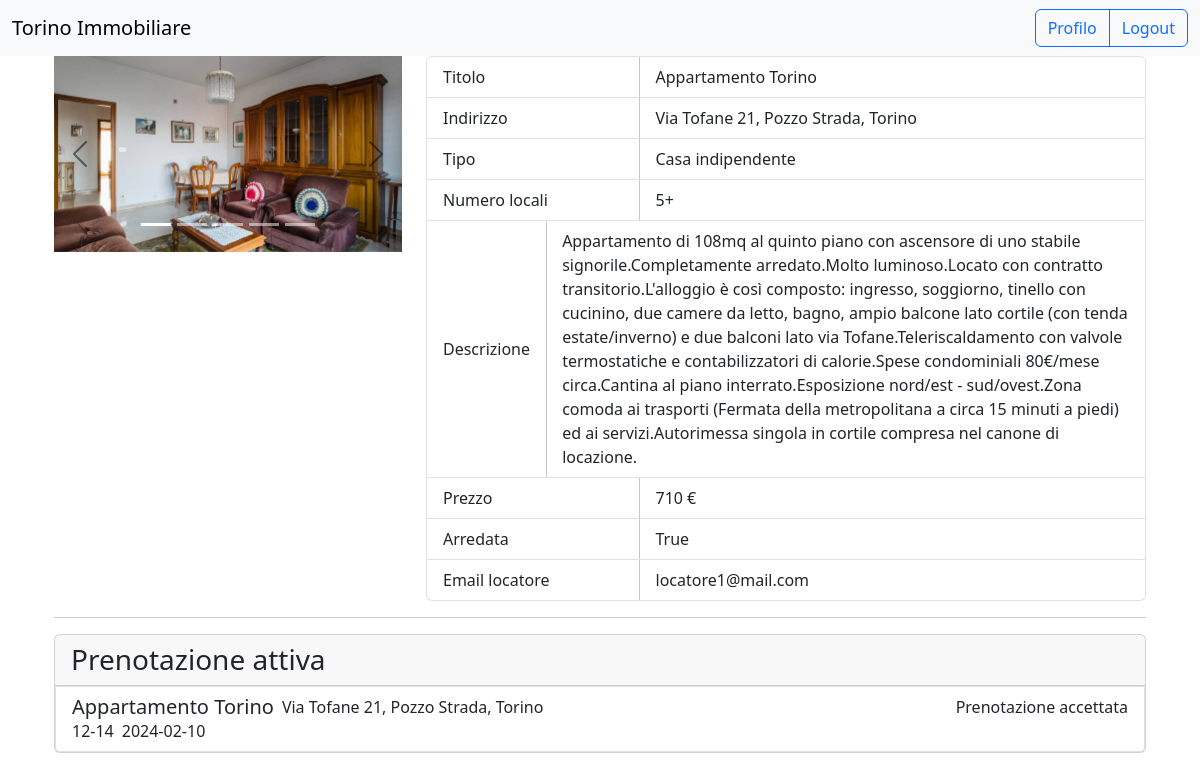
The page /annunci/1 (signed in) on the database its author committed.
### tables this page shows
CREATE TABLE "annunci" (
	"Titolo"	TEXT NOT NULL,
	"Indirizzo"	TEXT NOT NULL,
	"Tipo"	INTEGER NOT NULL CHECK("Tipo" < 4 AND "Tipo" >= 0),
	"Locali"	INTEGER NOT NULL CHECK("Locali" < 6 AND "Locali" > 0),
	"Descrizione"	TEXT NOT NULL,
	"Prezzo"	NUMERIC NOT NULL,
	"Arredata"	INTEGER NOT NULL,
	"Id_Locatore"	TEXT NOT NULL,
	"Visibile"	INTEGER NOT NULL,
	"Id"	INTEGER NOT NULL,
	"Immagini"	INTEGER NOT NULL,
	PRIMARY KEY("Id" AUTOINCREMENT),
	FOREIGN KEY("Id_Locatore") REFERENCES "utenti"("email")
);

CREATE TABLE "prenotazioni" (
	"id"	INTEGER NOT NULL,
	"id_annuncio"	INTEGER NOT NULL,
	"email_utente"	TEXT NOT NULL,
	"fascia_oraria"	INTEGER NOT NULL,
	"data"	TEXT NOT NULL,
	"virtuale"	INTEGER NOT NULL,
	"status"	INTEGER NOT NULL,
	"motivo_rifiuto"	TEXT,
	PRIMARY KEY("id" AUTOINCREMENT),
	FOREIGN KEY("email_utente") REFERENCES "utenti"("email"),
	FOREIGN KEY("id_annuncio") REFERENCES "annunci"("Id") ON DELETE CASCADE
);

### app.py (the view, shortened to what this page needs)
@app.route("/annunci/<id>", methods=["GET", "POST"])
def ann(id):
    if current_user.is_authenticated:
        lista_giorni = [
            (datetime.date.today() + datetime.timedelta(days=x)) for x in range(1, 8)
        ]
        prenotazioni = prenotazioni_dao.get_prenotazioni_by_annuncio(id)
        lista_giorni = [
            {
                "match": giorno.isoformat(),
                "giorno": giorno.strftime("%d/%m"),
                "fasce": {
                    fascia: True
                    for fascia in prenotazioni_dao.Prenotazione.fasce_orarie
                },
            }
            for giorno in lista_giorni
        ]
        for prenotazione in prenotazioni:
            for giorno in lista_giorni:
                if giorno["match"] == prenotazione.data:
                    giorno["fasce"][prenotazione.fascia_oraria] = False
        return render_template(
            "annuncio.html",
            annuncio=annunci_dao.get_annuncio_by_id(id),
            giorni=lista_giorni,
            prenotazione=prenotazioni_dao.get_prenotazione_if_not_rejected(
                current_user.email, id
            ),
        )
    return render_template("annuncio.html", annuncio=annunci_dao.get_annuncio_by_id(id))

### annunci_dao.py (called while the page is built)
def get_annuncio_by_id(id):
    query = f"SELECT * FROM annunci WHERE id == ?"
    with sqlite3.connect(db_location) as connection:
        connection.row_factory = sqlite3.Row
        cursor = connection.cursor()
        try:
            cursor.execute(query, id)
            ann = cursor.fetchone()
            return Annuncio(
                ann["Id"],
                ann["Titolo"],
                ann["Indirizzo"],
                ann["Tipo"],
                ann["Locali"],
                ann["Descrizione"],
                ann["Prezzo"],
                ann["Arredata"],
                ann["Id_Locatore"],
                ann["Visibile"],
                ann["Immagini"],
            )
        except Exception as e:
            print("Error 2", e)
            return None
        finally:
            cursor.close()

### app.py (called while the page is built)
@login_manager.user_loader
def load_user(email):
    db_user = utenti_dao.get_user(email)
    if not db_user:
      return None
    return User(
        email=db_user["email"], password=db_user["password"], tipo=int(db_user["Tipo"])
    )

### utenti_dao.py (called while the page is built)
def get_user(email):
    query = "SELECT * FROM utenti WHERE email = ?"
    with sqlite3.connect("db.db") as connection:
        connection.row_factory = sqlite3.Row
        cursor = connection.cursor()
        try:
            return cursor.execute(query, (email,)).fetchone()
        finally:
            cursor.close()

### templates/annuncio.html (shortened to what this page needs)
{% import "macros.html" as macros%} {% extends "base.html" %} {% block content
%}
<article class="container">
  <section id="descrizione" class="row">
    <div class="col-lg-4">
      <div id="carousel{{annuncio.id}}" class="carousel slide">
        <div class="carousel-indicators">
          {% for i in range(annuncio.immagini|length) %}
          <button
            type="button"
            data-bs-target="#carousel{{annuncio.id}}"
            data-bs-slide-to="{{i}}"
            {%
            if
            loop.first
            %}
            class="active"
            aria-current="true"
            {%
            endif
            %}
          ></button>
          {% endfor %}
        </div>
        <div class="carousel-inner">
          {% for immagine in annuncio.immagini %}
          <div class="carousel-item {% if loop.first %}active{% endif %}">
            <img
              src="{{url_for('static', filename='uploads/' + immagine)}}"
              class="d-block w-100"
            />
          </div>
          {% endfor %}
        </div>
        <button
          class="carousel-control-prev"
          type="button"
          data-bs-target="#carousel{{annuncio.id}}"
          data-bs-slide="prev"
        >
          <span class="carousel-control-prev-icon" aria-hidden="true"></span>
        </button>
        <button
          class="carousel-control-next"
          type="button"
          data-bs-target="#carousel{{annuncio.id}}"
          data-bs-slide="next"
        >
          <span class="carousel-control-next-icon" aria-hidden="true"></span>
        </button>
      </div>
    </div>
    <div class="col-md-8">
      <li class="list-group">
        <ul class="list-group-item mb-0 p-0">
          {{ macros.ann_item('Titolo', annuncio.titolo) }}
        </ul>
        <ul class="list-group-item mb-0 p-0">
          {{ macros.ann_item('Indirizzo', annuncio.indirizzo) }}
        </ul>
        <ul class="list-group-item mb-0 p-0">
          {{ macros.ann_item('Tipo', annuncio.tipo) }}
        </ul>
        <ul class="list-group-item mb-0 p-0">
          {{ macros.ann_item('Numero locali', annuncio.locali) }}
        </ul>
        <ul class="list-group-item mb-0 p-0">
          {{ macros.ann_item('Descrizione', annuncio.descrizione) }}
        </ul>
        <ul class="list-group-item mb-0 p-0">
          {{ macros.ann_item('Prezzo', '%s €' % annuncio.prezzo) }}
        </ul>
        <ul class="list-group-item mb-0 p-0">
          {{ macros.ann_item('Arredata', annuncio.arredata) }}
        </ul>
        <ul class="list-group-item mb-0 p-0">
          {{ macros.ann_item('Email locatore', annuncio.id_locatore) }}
        </ul>
      </li>
    </div>
  </section>
  {% if current_user.is_authenticated and current_user.email != annuncio.id_locatore %}
		{% if prenotazione is not none %}
		<hr />
		<section id="prenotazione" class="card">
			<h3 class="card-header">Prenotazione attiva</h3>
			<div class="list-group rounded-top-0">
				{% if prenotazione.status == 0 %} {{ macros.prenotazione_card(prenotazione) }}
				{% else %} {{ macros.prenotazione_card_fulfilled(prenotazione) }}
				{% endif %}
			</div>
		</section>
		{% else %}
		<section id="prenotazione">{{ macros.prenotazione_section(giorni) }}</section>
		{% endif %}
	{% endif %}
</article>
{% endblock %}

### templates/macros.html (shortened to what this page needs)
 {% macro prenotazione_card_fulfilled(prenotazione) %}
<a href="/annunci/{{ prenotazione.annuncio.id }}" class="list-group-item">
  <div class="d-flex align-items-center">
    <h5 class="card-title my-auto">{{ prenotazione.annuncio.titolo }}</h5>
    <p class="card-text my-auto ms-2 me-auto">
      {{ prenotazione.annuncio.indirizzo }}
    </p>
    {% if prenotazione.status == 1 %}
    <p class="card-text my-auto ms-2">Prenotazione accettata</p>
    {% else %}
    <p class="card-text my-auto ms-2">Prenotazione rifiutata</p>
    {% endif %}
  </div>
  <div class="d-flex align-items-center">
    <p class="card-text my-auto">{{ prenotazione.fascia_oraria }}</p>
    <p class="card-text my-auto ms-2">{{ prenotazione.data }}</p>
  </div>
</a>
{% endmacro %}  {% macro ann_item(title, value) %}
<div class="d-flex align-items-center">
  <span class="w-25 mx-3 my-2">{{ title }}</span>
  <span class="mx-3 my-2">{{ value }}</span>
</div>
{% endmacro %}

### rows shown on the page
annunci: Titolo "Appartamento Torino Via Tofane 21, Pozzo Strada, Torino Appartamento di 108mq al quinto piano con ascensore di uno stabile signorile.Completamente arredato.Molto luminoso.Locato con contratto transitorio.L'alloggio è così composto: ingresso, soggiorno, tinello con cucinino, due camere da letto, bagno, ampio balcone lato cortile (con tenda estate/inverno) e due balconi lato via Tofane.Teleriscaldamento con valvole termostatiche e contabilizzatori di calorie.Spese condominiali 80€/mese circa.Cantina al piano interrato.Esposizione nord/est - sud/ovest.Zona comoda ai trasporti (Fermata della metropolitana a circa 15 minuti a piedi) ed ai servizi.Autorimessa singola in cortile compresa nel…", annuncio.titolo "Appartamento Torino", annuncio.indirizzo "Via Tofane 21, Pozzo Strada, Torino"
prenotazioni: fascia_oraria "12-14", data "2024-02-10"

### other values the page prints
{{ title }} "Titolo Indirizzo Tipo Numero locali Descrizione Prezzo Arredata Email locatore"
{{ value }} "Casa indipendente 5+ 710 € True"
